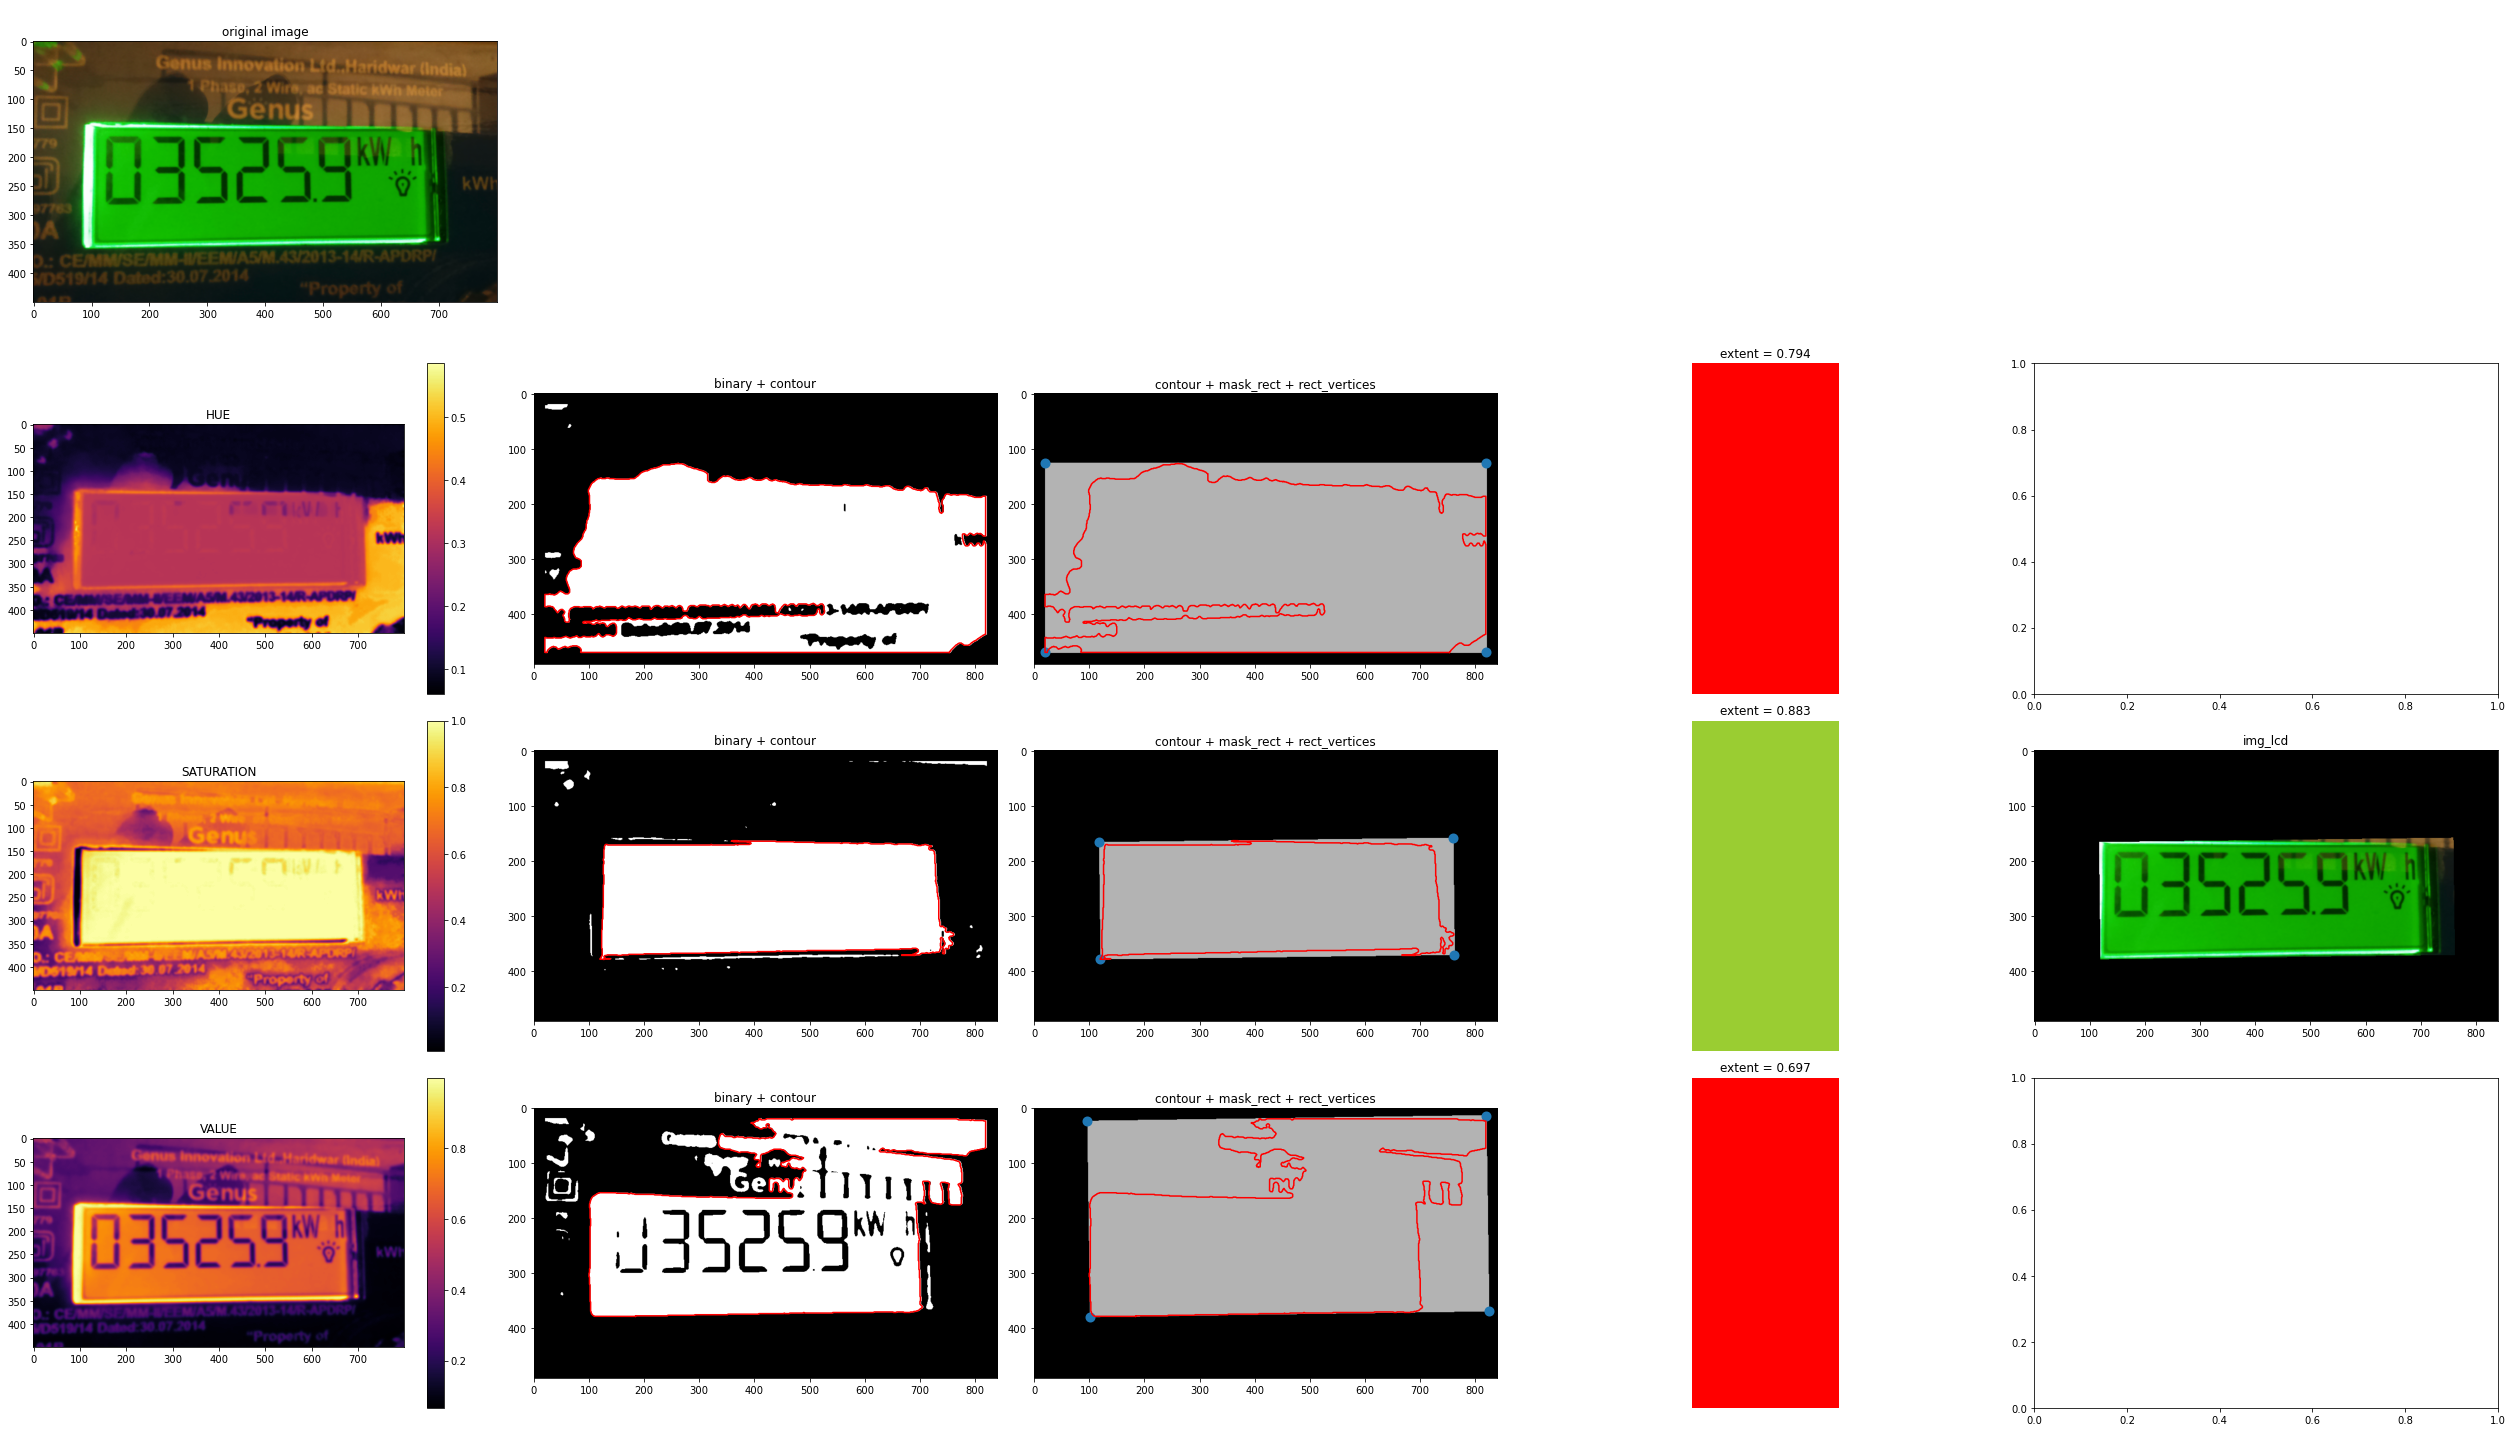

Recreate this plot in Python.
#!/usr/bin/env python3
# -*- coding: utf-8 -*-
"""
Created on Mon May 30 10:41:28 2022

@author: aboumessouer
"""

import os
import numpy as np
from matplotlib import pyplot as plt
from skimage import measure, util, filters, transform, draw, color
from preprocess import utils, transformation, features

# DEFAULT_IMAGE_SHAPE = (450, 800, 3)


def extract_display(img,  img_name=None, shape=(450, 800, 3), plot=False, save_dir=None):
    # reshape image
    if shape is not None:
        img = transform.resize(img, output_shape=shape)

    # RGB to HSV
    img_hsv = color.rgb2hsv(img)

    #
    if plot:
        fig, axarr = plt.subplots(
            nrows=4, ncols=5, figsize=(35, 20))  # (35,15)
        axarr[0, 0].imshow(img, cmap=None)
        axarr[0, 0].set_title("original image")
        axarr[0, 1].set_axis_off()
        axarr[0, 2].set_axis_off()
        axarr[0, 3].set_axis_off()
        axarr[0, 4].imshow((255*np.ones(shape=(450, 200, 3))).astype("uint8"))
        axarr[0, 4].set_axis_off()

    channel_names = ["HUE", "SATURATION", "VALUE"]
    extents, contours, masks, masks_rect = [], [], [], []

    for i in range(3):
        # threshold hsv-channel
        img_ch = img_hsv[:, :, i]
        img_ch = filters.gaussian(img_ch, sigma=2)
        th = filters.threshold_otsu(filters.gaussian(img_ch, sigma=2))
        binary = img_ch > th
        binary = utils.pad_binary_image(binary, dh=20, dw=20)

        # find contours and select largest contour as probable candidate for LCD display
        cnts = measure.find_contours(util.img_as_float(binary), level=0.9)
        m = np.argmax([cnt.shape[0] for cnt in cnts])
        cnt_max = cnts[m]
        contours.append(cnt_max)

        # compute convex hull binary masks
        mask = draw.polygon2mask(binary.shape[0:2], cnt_max)
        masks.append(mask)

        # compute minimum rotated bounding box
        rect = transformation.minimum_bounding_rectangle(cnt_max)
        mask_rect = draw.polygon2mask(binary.shape[0:2], rect)
        masks_rect.append(mask_rect)

        # compute extent: ratio of pixels in the region to pixels in the total rotated bounding box
        extent = features.compute_extent(binary, cnt_max, rect)
        extents.append(extent)

        # plot ---------------------------------------------------------------
        # hsv channel
        if plot:
            channel = axarr[i+1, 0].imshow(img_ch, cmap="inferno")
            fig.colorbar(channel, ax=axarr[i+1, 0])
            axarr[i+1, 0].set_title(channel_names[i])

            # binary + low tolerance
            axarr[i+1, 1].imshow(binary, cmap="gray")
            axarr[i+1, 1].plot(cnt_max[:, 1],
                               cnt_max[:, 0], color="r")
            axarr[i+1, 1].set_title("binary + contour")

            # contour + mask_rect + rect_vertices
            axarr[i+1, 2].imshow(0.7*util.img_as_float(mask_rect),
                                 vmin=0.0, vmax=1.0, cmap="gray")
            axarr[i+1, 2].plot(cnt_max[:, 1],
                               cnt_max[:, 0], color="r")
            axarr[i+1, 2].scatter(rect[:, 1], rect[:, 0], linewidths=4)
            axarr[i+1, 2].set_title("contour + mask_rect + rect_vertices")

    # get the channel which contains LCD display
    j = np.argmax(extents)
    # retireve contour and mask which yielded best score (i.e extent)
    contour, mask, mask_rect = contours[j], masks[j], masks_rect[j]

    if plot:
        for i in range(3):
            if i == j:
                # green flag
                flag = np.zeros(shape=(450, 200, 3), dtype=np.uint8)
                flag[:, :] = [154, 205, 50]
            else:
                # red flag
                flag = np.zeros(shape=(450, 200, 3), dtype=np.uint8)
                flag[:, :] = [255, 0, 0]

            axarr[i+1, 3].imshow(flag)
            axarr[i+1, 3].set_axis_off()
            axarr[i+1, 3].set_title("extent = {:.3f}".format(extents[i]))

    # extract lcd
    img_lcd = utils.pad_image(img)
    # img_lcd[np.dstack(3*[~mask])] = 0.0
    img_lcd[np.dstack(3*[~mask_rect])] = 0.0

    # plot -------------------------------------------------------------------
    if plot:
        axarr[j+1, 4].imshow(img_lcd)
        axarr[j+1, 4].set_title("img_lcd")
        plt.tight_layout()

    if save_dir:
        fig.savefig(os.path.join(save_dir, "rect_"+str(img_name)+".png"))
        plt.close("all")
    # print(k, img_name)

    return img_lcd, mask_rect.astype(np.uint8), contour
